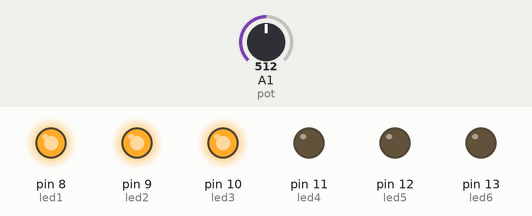
Simulated run of this sketch. Board: Arduino Uno, built with avr-gcc and run on an emulated ATmega328P. Shown: output pins drawn as LEDs (lit = HIGH). Inputs (shaded band) come from the test bench; at power-on: A1 (pot) = 512. What the sketch prints to the serial monitor is not drawn.

Above: at 1.2 s.
1.3 s: A1 (pot) set to 537
3.3 s: A1 (pot) set to 557
At 4.5 s:
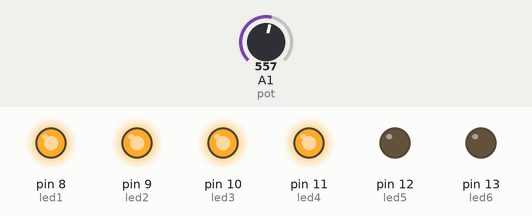
4.8 s: A1 (pot) set to 635
6.3 s: A1 (pot) set to 664
At 7.0 s:
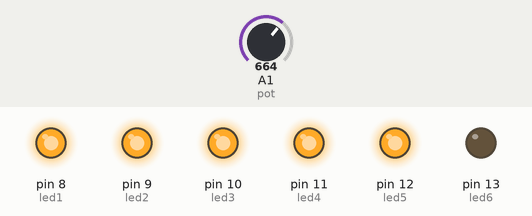
7.8 s: A1 (pot) set to 340
At 8.1 s:
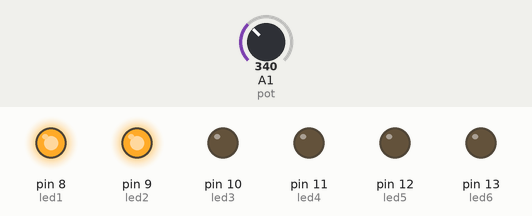
9.3 s: A1 (pot) set to 511
At 10.4 s:
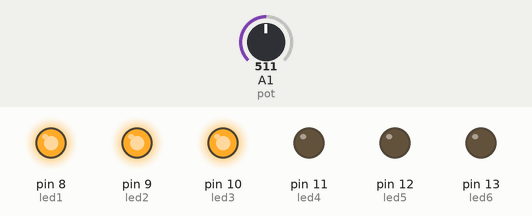
Timing chart, 0 to 11.8 s (numbered marks = the images above; inputs shaded):
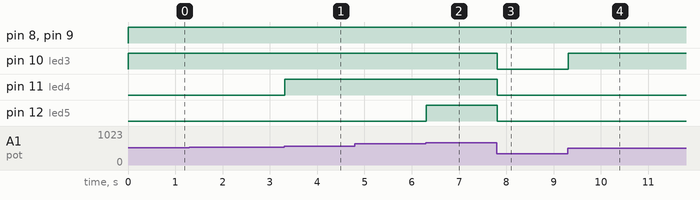

The sketch:

potentiometercontrol_3rdversion_oct28_vol_0.15.ino
```cpp
int pot = 1;
int val;
int led1 = 8;
int led2 = 9;
int led3 = 10;
int led4 = 11;
int led5 = 12;
int led6 = 13;

void setup() {

  pinMode(led1, OUTPUT);
  pinMode(led2, OUTPUT);
  pinMode(led3, OUTPUT);
  pinMode(led4, OUTPUT);
  pinMode(led5, OUTPUT);
  pinMode(led6, OUTPUT);
  pinMode(pot, INPUT);

  Serial.begin(9600);
}

void loop() {

val = analogRead(pot);
Serial.print("value =");

if(val < 250) {

  digitalWrite(led1, HIGH);
  digitalWrite(led2, LOW);
  digitalWrite(led3, LOW);
  digitalWrite(led4, LOW);
  digitalWrite(led5, LOW);
  digitalWrite(led6, LOW);

}

else if(val < 350) {

  digitalWrite(led1, HIGH);
  digitalWrite(led2, HIGH);
  digitalWrite(led3, LOW);
  digitalWrite(led3, LOW);
  digitalWrite(led4, LOW);
  digitalWrite(led5, LOW);
  digitalWrite(led6, LOW);
}

else if(val < 450) {

  digitalWrite(led1, HIGH);
  digitalWrite(led2, HIGH);
  digitalWrite(led3, HIGH);
  digitalWrite(led3, LOW);
  digitalWrite(led4, LOW);
  digitalWrite(led5, LOW);
  digitalWrite(led6, LOW);
}

else if(val < 550) {

  digitalWrite(led1, HIGH);
  digitalWrite(led2, HIGH);
  digitalWrite(led3, HIGH);
  digitalWrite(led3, HIGH);
  digitalWrite(led4, LOW);
  digitalWrite(led5, LOW);
  digitalWrite(led6, LOW);
}

else if(val < 650) {

  digitalWrite(led1, HIGH);
  digitalWrite(led2, HIGH);
  digitalWrite(led3, HIGH);
  digitalWrite(led3, HIGH);
  digitalWrite(led4, HIGH);
  digitalWrite(led5, LOW);
  digitalWrite(led6, LOW);
}

else if(val < 750) {

  digitalWrite(led1, HIGH);
  digitalWrite(led2, HIGH);
  digitalWrite(led3, HIGH);
  digitalWrite(led3, HIGH);
  digitalWrite(led4, HIGH);
  digitalWrite(led5, HIGH);
  digitalWrite(led6, LOW);
}

else if(val < 850) {

  digitalWrite(led1, HIGH);
  digitalWrite(led2, HIGH);
  digitalWrite(led3, HIGH);
  digitalWrite(led3, HIGH);
  digitalWrite(led4, HIGH);
  digitalWrite(led5, HIGH);
  digitalWrite(led6, HIGH);
}

}
```

Measured:
- the behaviour switches between 549 and 550 on A1 (pot) (found by bisection; images 0 and 1)
- the behaviour switches between 649 and 650 on A1 (pot) (found by bisection; images 1 and 2)
- after the input at 1.3 s, every drawn part: stays the same
- after the input at 3.3 s, pin 11 (led4): LOW → HIGH at once
- after the input at 4.8 s, every drawn part: stays the same
- after the input at 6.3 s, pin 12 (led5): LOW → HIGH at once
- after the input at 7.8 s, pin 10 (led3), pin 11 (led4), pin 12 (led5): HIGH → LOW at once
- after the input at 9.3 s, pin 10 (led3): LOW → HIGH at once
